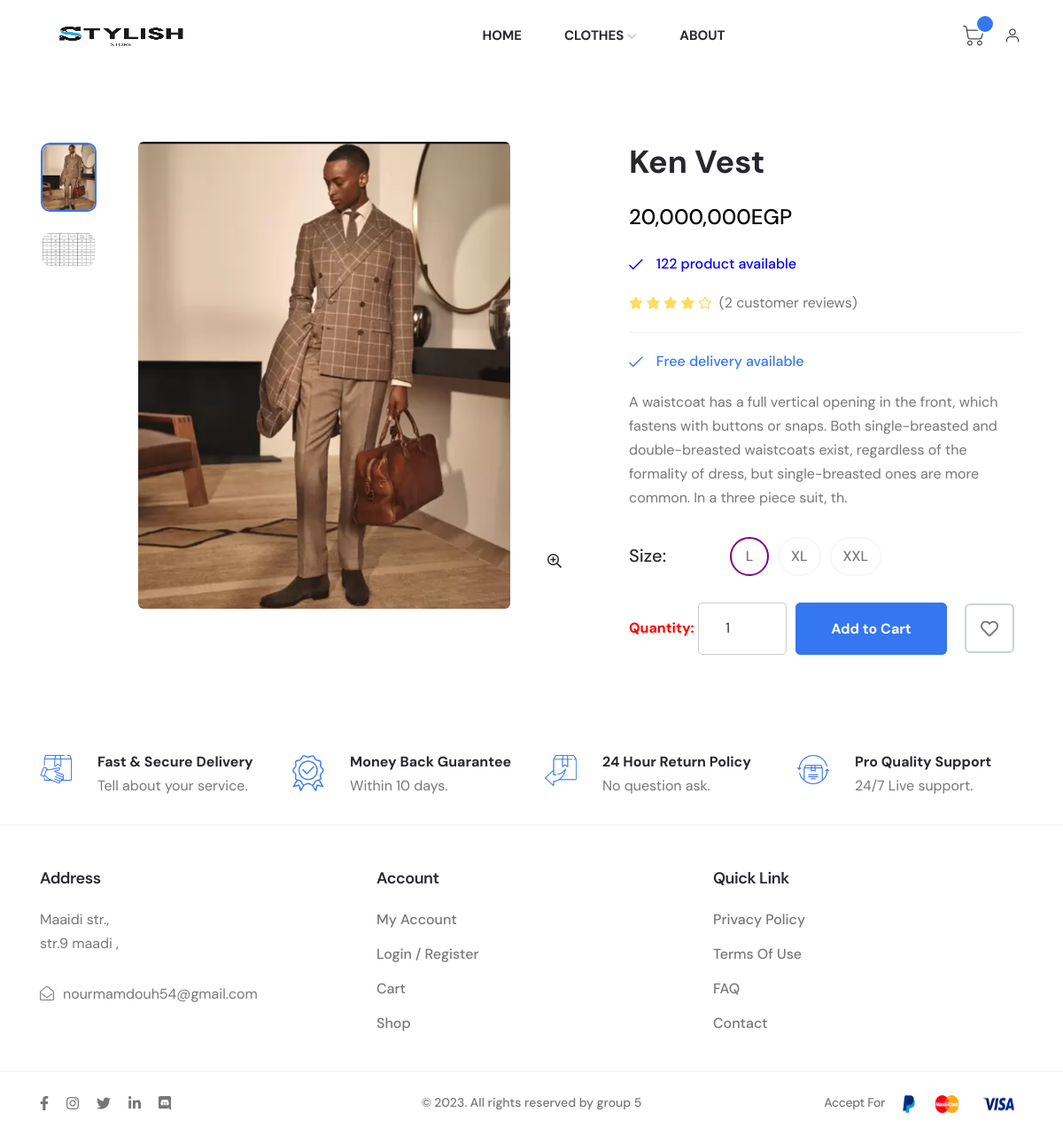
Before: /web_user/fashionApp.php?act=detail_product&id=95 with the older database file.
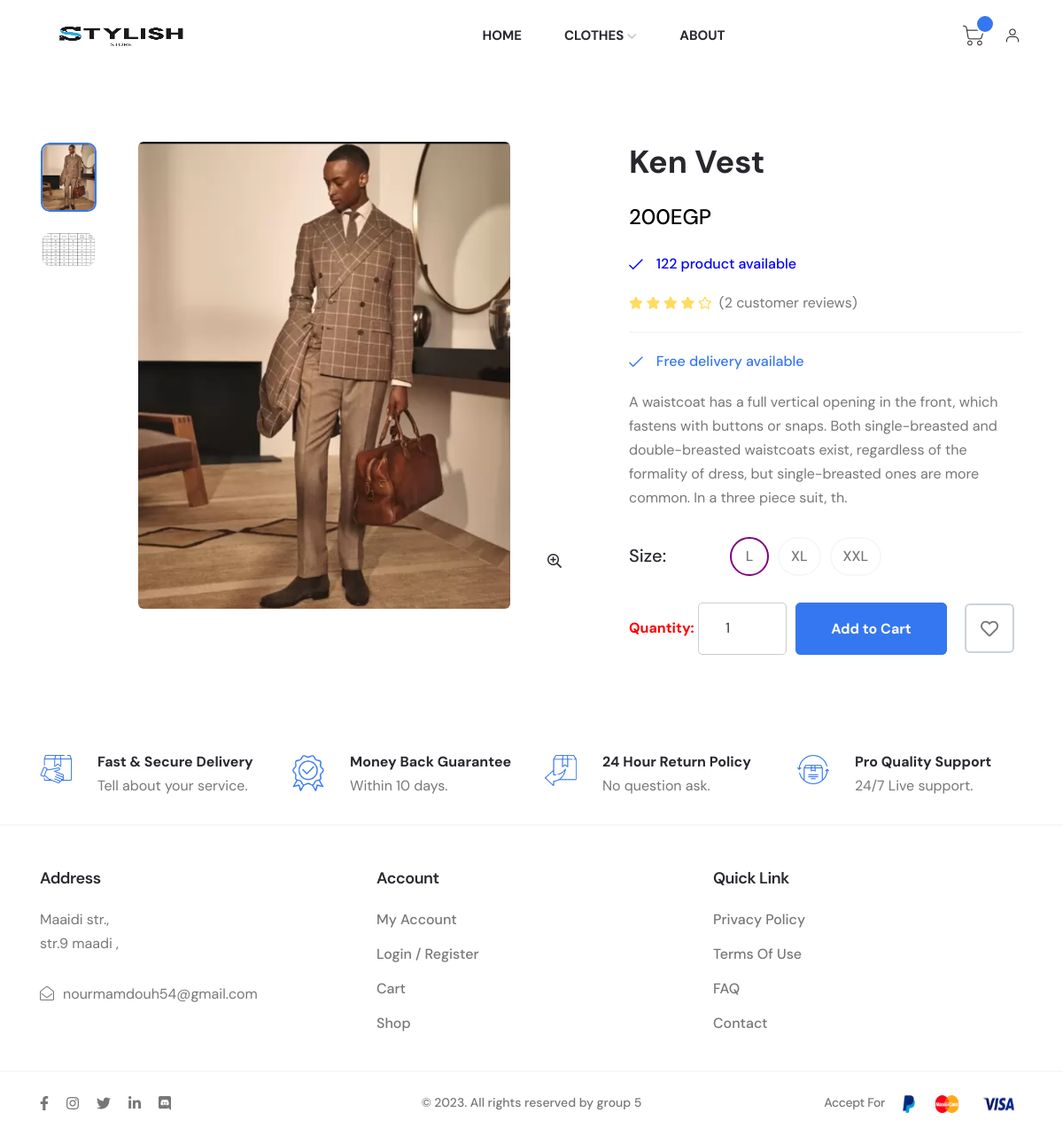
After: the same page with the newer database file.
### tables this page shows
CREATE TABLE `tbl_product` (
  `id_product` int(6) NOT NULL,
  `product_name` varchar(255) NOT NULL,
  `quantity` int(11) NOT NULL DEFAULT 0,
  `product_img` varchar(50) NOT NULL,
  `product_prices` int(10) NOT NULL DEFAULT 0,
  `catalog_id` int(4) NOT NULL,
  `employee_entry` int(11) NOT NULL,
  `entry_date` date NOT NULL DEFAULT current_timestamp(),
  `sup_id` int(11) NOT NULL,
  `view` tinyint(4) NOT NULL DEFAULT 0,
  `special` tinyint(4) NOT NULL DEFAULT 0,
  `old_prices` int(11) NOT NULL DEFAULT 0,
  `description` varchar(255) NOT NULL,
  `size` varchar(5) NOT NULL DEFAULT 'L'
);

### model_user/productdb_user.php (called while the page is built, shortened)
<?php
function get_detail_product($id){
    $conn=connectdb();
    $stmt = $conn->prepare("SELECT * FROM tbl_product Where id_product =".$id);
    $stmt->execute();
    $kq=$stmt->fetchAll();
    return $kq;
}
?>

### web_user/detail_product.php (the view, shortened to what the changed rows need)
  <?php
    $i = 0;
    echo '
        <div class="axil-single-product-area axil-section-gap pb--0 bg-color-white">
            <div class="single-product-thumb mb--40">
                <div class="container">
                    <div class="row">
                        <div class="col-lg-7 mb--40">
                            <div class="row">
                                <div class="col-lg-10 order-lg-2">
                                    <div class="single-product-thumbnail-wrap zoom-gallery">
                                        <div class="single-product-thumbnail product-large-thumbnail-3 axil-product">
                                            <div class="thumbnail">
                                                <a href="../uploads/'.$detail_product[0]["product_img"].'" class="popup-zoom">
                                                    <img class="custom_img_detail" src="../uploads/'.$detail_product[0]["product_img"].'" alt="Product Images">
                                                </a>
                                            </div>
                                        </div>
                                        <div class="product-quick-view position-view">
                                            <a href="../uploads/'.$detail_product[0]["product_img"].'" class="popup-zoom">
                                                <i class="far fa-search-plus"></i>
                                            </a>
                                        </div>
                                    </div>
                                </div>
                                <div class="col-lg-2 order-lg-1">
                                    <div class="product-small-thumb-3 small-thumb-wrapper">
                                        <div class="small-thumb-img">
                                            <img src="../uploads/'.$detail_product[0]["product_img"].'" alt="thumb image">
                                        </div>
                                        <div class="small-thumb-img">
                                            <img src="../uploads/size.png" alt="thumb image">
                                        </div>
                                    </div>
                                </div>
                            </div>
                        </div>
                        <div class="col-lg-5 mb--40">
                            <div class="single-product-content">
                                <div class="inner">
                                    <h2 class="product-title">'.$detail_product[0]["product_name"].'</h2>
                                    <span class="price-amount">'.number_format($detail_product[0]["product_prices"]).'EGP</span>';
                                    if ($detail_product[0]["quantity"] == 0) {
                                        echo '
                                            <ul class="product-meta">
                                                <li style="color: red;"><i class="fal fa-times"></i>Run out of stock</li>
                                                <li style="color: red;"><i class="fal fa-times"></i>'.$detail_product[0]["quantity"].' product available</li>
                                            </ul>
                                        ';
                                    } else {
                                        echo '
                                            <ul class="product-meta">
                                                <li style="color: Blue;"><i class="fal fa-check"></i>'.$detail_product[0]["quantity"].' product available</li>
                                            </ul>
                                        ';
                                    }
                                    echo '
                                    <div class="product-rating">
                                        <div class="star-rating">
                                            <i class="fas fa-star"></i>
                                            <i class="fas fa-star"></i>
                                            <i class="fas fa-star"></i>
                                            <i class="fas fa-star"></i>
                                            <i class="far fa-star"></i>
                                        </div>
                                        <div class="review-link">
                                            <a href="#">(<span>2</span> customer reviews)</a>
                                        </div>
                                    </div>
                                    <ul class="product-meta">
                                        <li><i class="fal fa-check"></i>Free delivery available</li>
                                    </ul>
                                    <p class="description">'.$detail_product[0]["description"].'.</p>
                                    <div class="product-variations-wrapper">
                                        <div class="product-variation product-size-variation">
                                            <h6 class="title">Size:</h6>
                                            <ul class="range-variant">
                                                <li onclick="highlightSize(this)" class="active">'.$detail_product[0]["size"].'</li>
                                                <li onclick="highlightSize(this)">XL</li>
                                                <li onclick="highlightSize(this)">XXL</li>
                                            </ul>
                                        </div>
                                    </div>';
                                    echo '
                                    <div class="product-action-wrapper d-flex-center">
                                        <form id="slider_product_'.$i.'" action="fashionApp.php?act=add_cart" method="POST">
                                            <input type="hidden" value="'.$detail_product[0]["product_img"].'" name="img">
                                            <input type="hidden" value="'.$detail_product[0]["product_name"].'" name="name">
                                            <input type="hidden" value="'.$detail_product[0]["product_prices"].'" name="price">
                                            <input type="hidden" value="'.$detail_product[0]["id_product"].'" name="id">
                                            <input type="hidden" value="'.$detail_product[0]["size"].'" name="size">
                                            <label style="color: red; font-weight: bold;">Quantity:</label>
                                            <input style="height: 59.2px; border: 1px solid #ccc; border-radius: 5px; font-size: 16px; color: #333;
                                            width: 100px;" type="number" name="quantity" value="1"  min="1" max="'.$detail_product[0]["quantity"].'" placeholder="quantity"  oninput="limitInput(this)">
                                        </form>
                                        <ul class="product-action d-flex-center mb--0">';
                                            if ($detail_product[0]["quantity"] != 0) {
                                                echo '
                                                    <li class="add-to-cart"><a href="javascript:void(0);" onclick="submitForm('.$i.')" class="axil-btn btn-bg-primary">Add to Cart</a></li>
                                                    <li class="wishlist"><a href="#" class="axil-btn wishlist-btn"><i class="far fa-heart"></i></a></li>
                                                ';
                                            } else {
                                                echo '
                                                <li class="add-to-cart" ><a style="background-color: grey; color: white;"href="#" class="axil-btn" >Out of stock</a></li>
                                                <li class="wishlist"><a href="#" class="axil-btn wishlist-btn"><i class="far fa-heart"></i></a></li>
                                                ';
                                            }
                                    echo '
                                        </ul>
                                    </div>
                                </div>
                            </div>
                        </div>
                    </div>
                </div>
            </div>
        </div>
    ';
?>

Changed rows visible on the page:
changed tbl_product "Ken Vest": product_prices "20,000,000" → "200"
